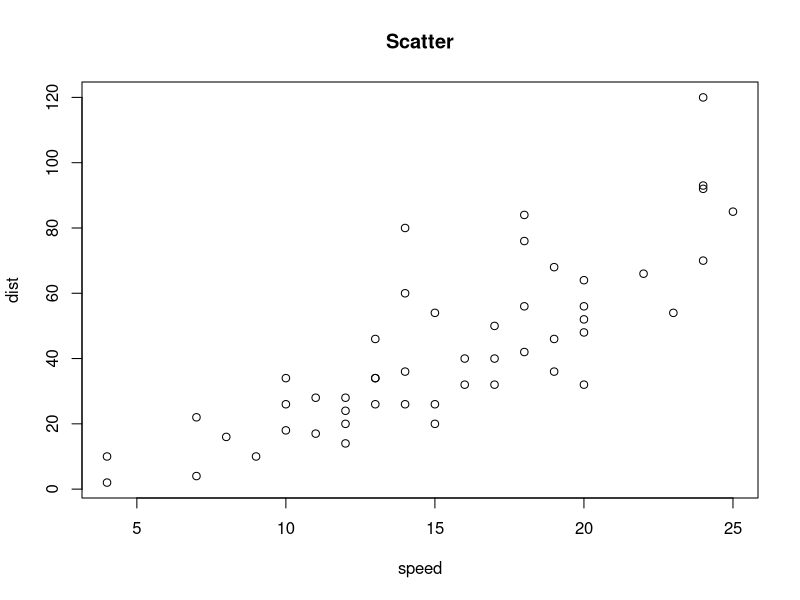
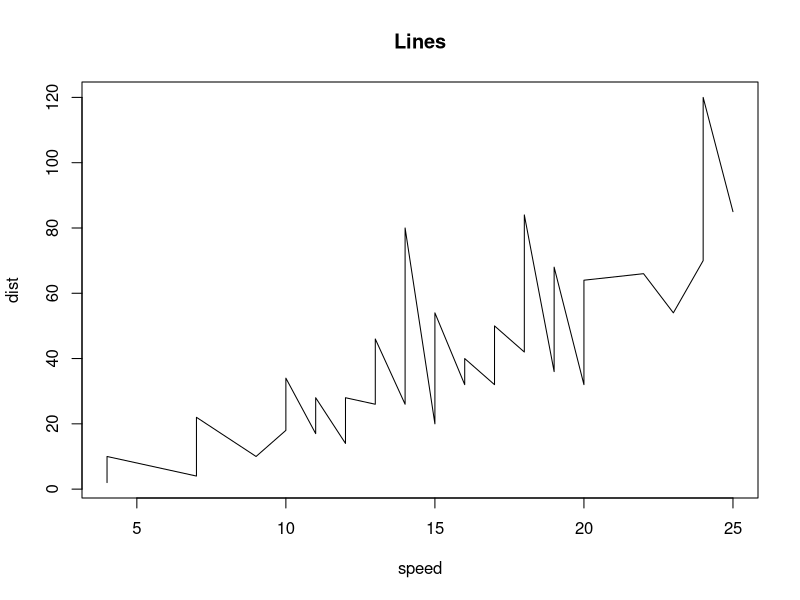
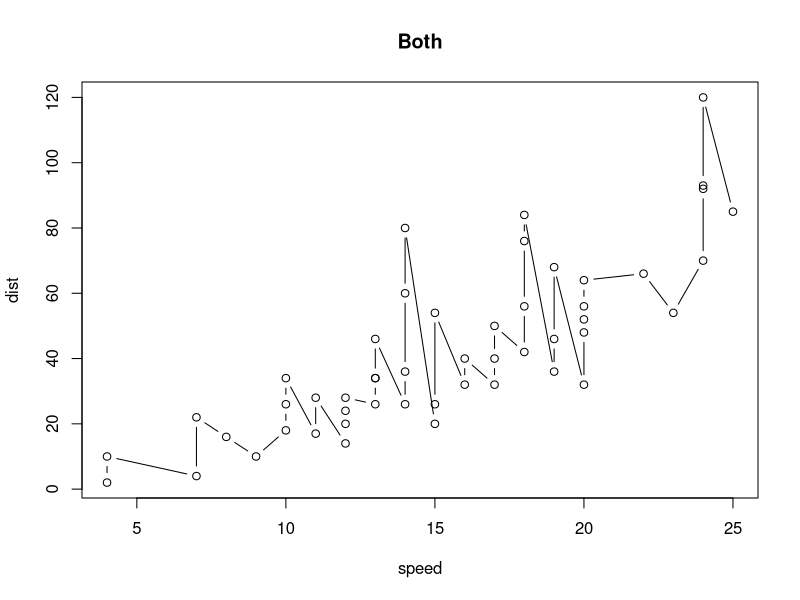

R code for these plots, in order:
## ---- chunk 1
setwd("C:/Users/ferro/Documents")
data(cars)
cars
## ---- chunk 2
# Add code here.  See manual page for the plot() command.
plot(cars, type = 'p', main = "Scatter")

plot(cars, type = 'l', main = "Lines")


plot(cars, type = 'b', main = "Both")

## ---- chunk 3
# Add code here.  See manual page for the summary() command.
summary(cars)
## ---- chunk 4
# Add code here.  Save maximum speed in a variable called "max.speed" and
# minimum distance in a variable called "min.dist".  The code below will
# print your output.
max.speed <- max(cars$speed)
min.dist  <- min(cars$dist)
str <- paste0("Maximum speed is ", max.speed, ", and minimum distance is ", 
              min.dist)
str
